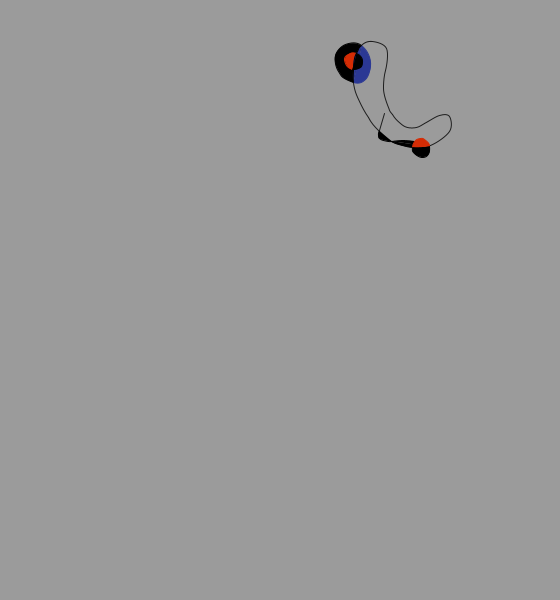
Frame 1 (no input)
Frame 60 (the mouse pressed at the canvas centre just before this capture): identical to frame 1, image omitted
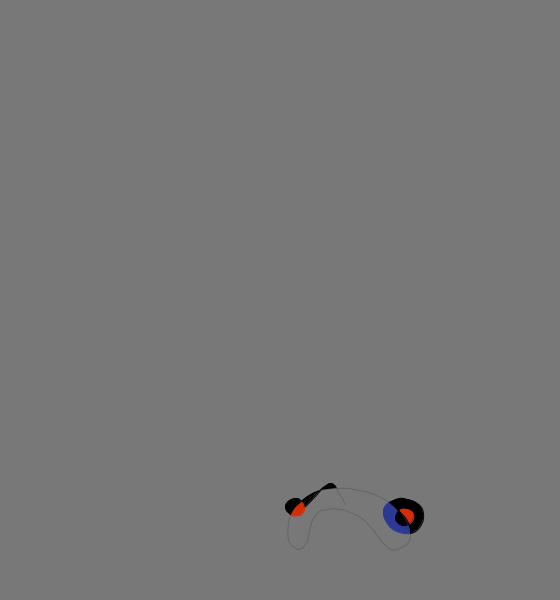
Frame 120 (the mouse held since frame 60 and released just before this capture)

The Processing sketch that drew these frames (run headless with seeded random() and noise(); from frame 60 on, the mouse is pressed at the canvas centre):

// Processing sketch: processing_114144
// ── processing_114144.pde

// the Rotating Miro, little pet, 2013/10/08
// Stella Wang, tainan

/* refer to Processong.org/Example/Reach 1, the code from Keith Peters:
 The arm follows the position of the mouse by calculating the angles with atan2().
 */

//float segLength = 40;
float x, y, x2, y2;

void setup() {
  size(560, 600);
  //strokeWeight(2.0);
  //stroke(255, 100);

  x = width/2;
  y = height/2;
  //  x2 = x;
  //  y2 = y;
}

void draw() {
  //  background(140);
  background(155-mouseX/8);

  float dx = mouseX - x;
  float dy = mouseY - y;
  float angle1 = atan2(dy, dx);  

  //float tx = mouseX - cos(angle1) * segLength;
  //float ty = mouseY - sin(angle1) * segLength;
  //dx = tx - x2;
  //dy = ty - y2;
  //float angle2 = atan2(dy, dx);  
  //x = x2 + cos(angle2) * segLength;
  //y = y2 + sin(angle2) * segLength;

  segment(x, y, angle1); 
  //segment(x2, y2, angle2);
}

void segment(float x, float y, float a) {
  pushMatrix();
  translate(x, y);
  rotate(a);
  //  line(0, 0, segLength, 0);

  //line 1
  noFill();
  stroke(mouseX/10 * mouseY/120 + 30);
  smooth();
  strokeWeight(1);
  beginShape();
  curveVertex(23, 199);
  curveVertex(10, 215);    //start point
  curveVertex(8, 239);
  curveVertex(18, 249);
  curveVertex(26, 242);
  curveVertex(30, 226);
  curveVertex(36, 206);
  endShape();

  //line 2
  noFill();
  stroke(mouseX/10 * mouseY/120 + 30);
  strokeWeight(1);
  beginShape();
  curveVertex(29, 235);
  curveVertex(30, 226);
  curveVertex(33, 218);
  curveVertex(39, 211);
  curveVertex(47, 209);
  curveVertex(59, 209);
  curveVertex(78, 216);
  endShape();

  //line 3m
  noFill();
  stroke(mouseX/10 * mouseY/120 + 30);
  strokeWeight(1);
  beginShape();
  curveVertex(34, 210);
  curveVertex(59, 209);
  curveVertex(67, 211);
  curveVertex(78, 216);
  curveVertex(86, 222);
  curveVertex(96, 234);
  curveVertex(101, 247);
  endShape();

  //line 4m
  noFill();
  stroke(mouseX/10 * mouseY/120 + 30);
  strokeWeight(1);
  beginShape();
  curveVertex(94, 222);
  curveVertex(96, 234);
  curveVertex(111, 249);
  curveVertex(126, 244);
  curveVertex(130, 233);    //bbrightoutpoint
  curveVertex(124, 217);    //bbcore
  curveVertex(103, 205);
  endShape();

  //line 5m
  noFill();
  stroke(mouseX/10 * mouseY/120 + 30);
  strokeWeight(1);
  beginShape();
  curveVertex(128, 225);
  curveVertex(124, 217);    //bbcore
  curveVertex(117, 208);
  curveVertex(104, 199);
  curveVertex(91, 193);  
  curveVertex(73, 189);
  curveVertex(53, 188);
  endShape();

  //line 6
  noFill();
  stroke(mouseX/10 * mouseY/120 + 30);
  strokeWeight(1);
  beginShape();
  curveVertex(94, 199);
  curveVertex(73, 189);   
  curveVertex(57, 188);    //butterrightcross
  curveVertex(40, 190);    //butterflycore
  curveVertex(22, 201);
  curveVertex(10, 215);    //start point
  curveVertex(6, 244);
  endShape();

  //shapeR2a
  fill(0);
  stroke(0);
  beginShape();
  curveVertex(7, 227);
  curveVertex(15, 210); 
  curveVertex(17, 206);
  curveVertex(21, 201);
  curveVertex(29, 195);
  curveVertex(40, 190);    //butterflylefttop
  curveVertex(61, 185);
  endShape();
  //R2b
  fill(0);
  stroke(0);
  beginShape();
  curveVertex(0, 217);
  curveVertex(15, 210); 
  curveVertex(18, 211);
  curveVertex(24, 207);
  curveVertex(32, 199);
  curveVertex(40, 190);    //butterflylefttop
  curveVertex(52, 173);
  endShape();
  //R2c
  fill(0);
  stroke(0);
  beginShape();
  curveVertex(38, 198);
  curveVertex(40, 190);    //butterflylefttop
  curveVertex(46, 185);
  curveVertex(50, 183);
  curveVertex(53, 184);
  curveVertex(56, 188); 
  curveVertex(62, 204);
  endShape();
  //line
  noFill();
  stroke(mouseX/10 * mouseY/120 + 30);
  line(56, 188, 65, 204);


  //shapeR1
  fill(0);
  stroke(0);
  beginShape();
  curveVertex(30, 226);
  curveVertex(10, 214);    //start point
  curveVertex(5, 207);
  curveVertex(8, 201);
  curveVertex(15, 198);
  curveVertex(21, 201);    //butterflylefttop
  curveVertex(31, 218);
  endShape();
  //red
  fill(213, 44, 5);
  stroke(213, 44, 5);
  beginShape();
  curveVertex(4, 199);
  curveVertex(10, 214);    //start point
  curveVertex(19, 215);
  curveVertex(22, 213);
  curveVertex(24, 208);
  curveVertex(21, 201);    //butterflylefttop
  curveVertex(12, 196);
  endShape();
  //cutcircleline
  noFill();
  stroke(0);
  beginShape();
  curveVertex(7, 224);
  curveVertex(10, 214);    //start point
  curveVertex(12, 210);
  curveVertex(14, 206);
  curveVertex(17, 204);
  curveVertex(21, 201);    //butterflylefttop
  curveVertex(28, 197);
  endShape();


  //shapeR3
  fill(0);
  stroke(0);
  beginShape();
  curveVertex(50, 237);
  curveVertex(109, 202);
  curveVertex(127, 199);
  curveVertex(141, 207);
  curveVertex(142, 222);
  curveVertex(130, 233);    //bbrightoutpoint
  curveVertex(104, 227);
  endShape();
  //red
  fill(213, 44, 5);
  stroke(213, 44, 5);
  beginShape();
  curveVertex(105, 219);
  curveVertex(119, 210);  
  curveVertex(126, 209);
  curveVertex(132, 212);
  curveVertex(133, 218);
  curveVertex(128, 224);  
  curveVertex(106, 233);
  endShape();
  //blue
  fill(43, 56, 148);
  stroke(43, 56, 148);
  beginShape();
  curveVertex(135, 194);
  curveVertex(109, 202);
  curveVertex(103, 213);
  curveVertex(109, 226);
  curveVertex(119, 232);
  curveVertex(130, 233);    //bbrightoutpoint
  curveVertex(148, 229);
  endShape();
  //blue2
  fill(43, 56, 148);
  stroke(0);
  beginShape();
  curveVertex(94, 193);
  curveVertex(109, 202);
  curveVertex(118, 210);
  curveVertex(126, 219);
  curveVertex(129, 226);
  curveVertex(130, 233);    //bbrightoutpoint
  curveVertex(125, 249);
  endShape();
  //blacksmall
  fill(0);
  stroke(0);
  beginShape();
  curveVertex(126, 209);
  curveVertex(119, 210);  
  curveVertex(115, 217);
  curveVertex(117, 222);
  curveVertex(122, 225);
  curveVertex(128, 224);  
  curveVertex(134, 218);
  endShape();
  //cutcircleline

    popMatrix();
}
